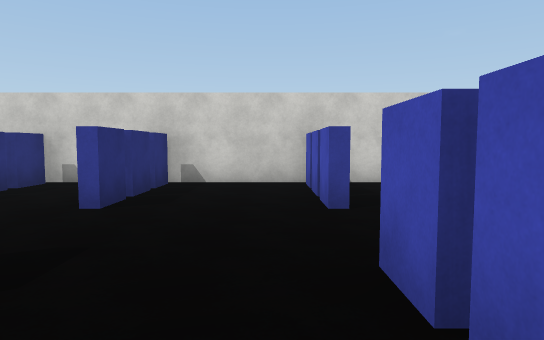
[1] (above)

24 first-person views from a walk through a scene from a Unity 3-D project. The camera is 1.5 m above the floor, tilts 4° down and sees 75° across. The floor is counted in squares, 2 m on a side. Each view is taken from the middle of a square. On the plan, view 1 faces up. The plan holds only what a view shows up to about 11 squares ahead; the rest is blank. The place goes on beyond the plan. Surface patterns are stand-ins for the level's own textures.

[2]
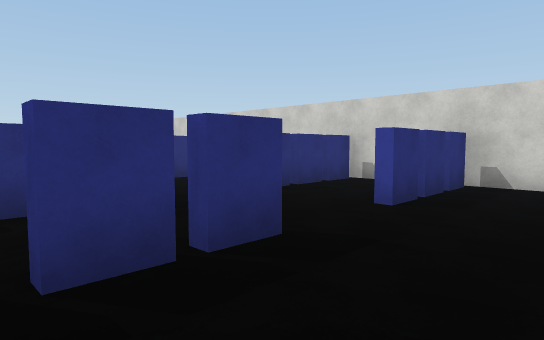

[3]
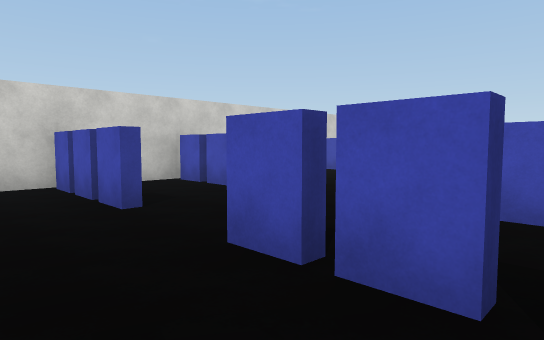

[4]
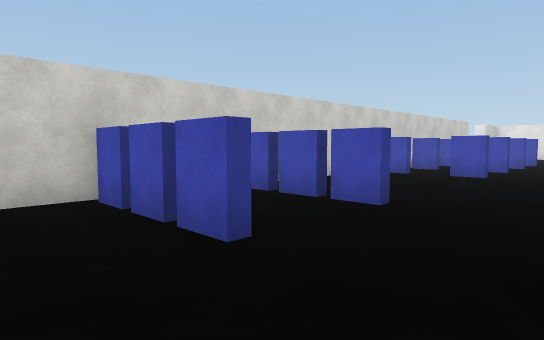

[5]
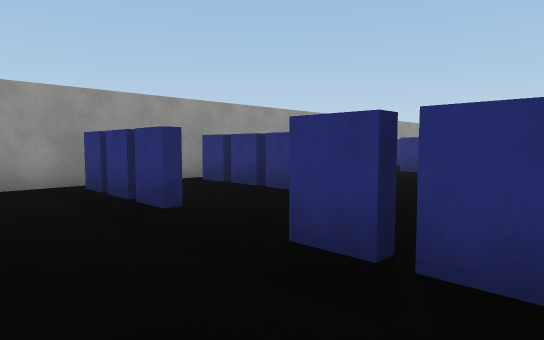

[6]
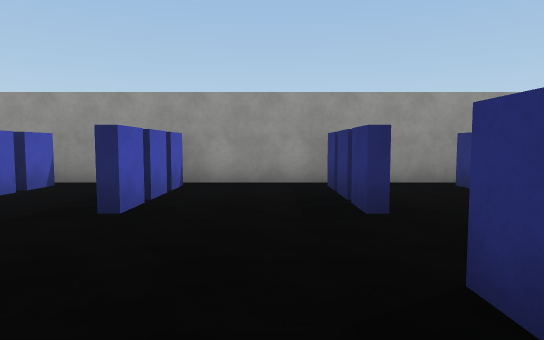

[7]
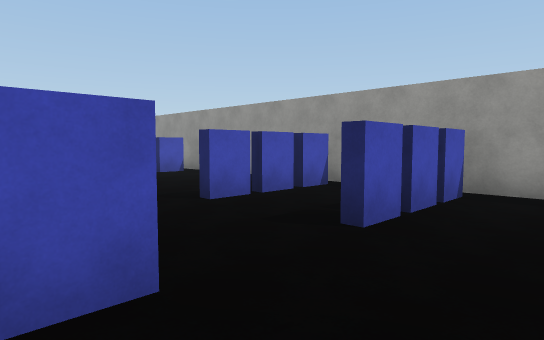

[8]
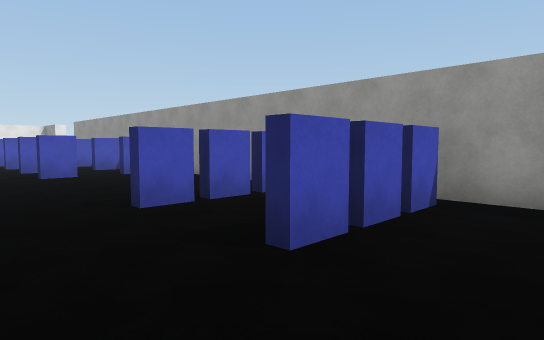

[9]
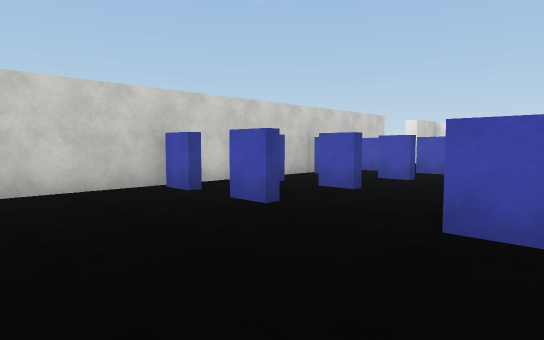

[10]
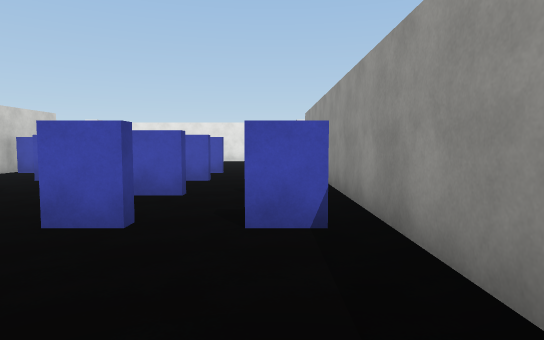

[11]
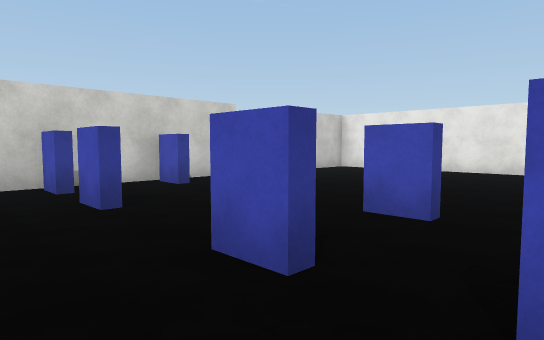

[12]
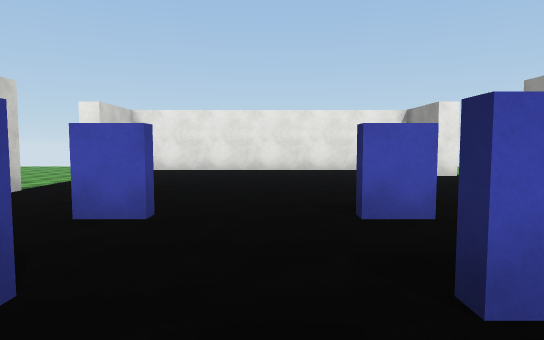

[13]
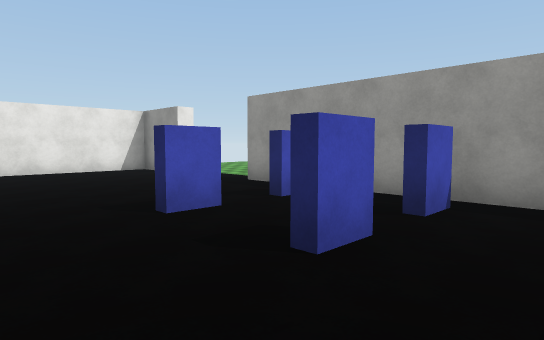

[14]
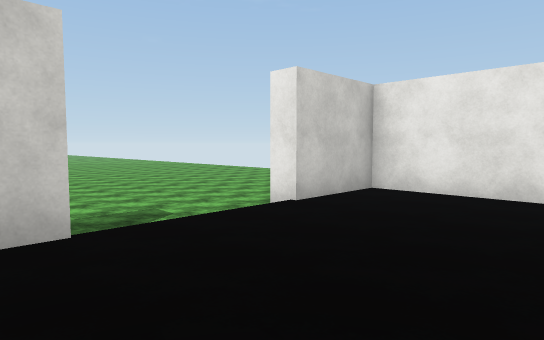

[15]
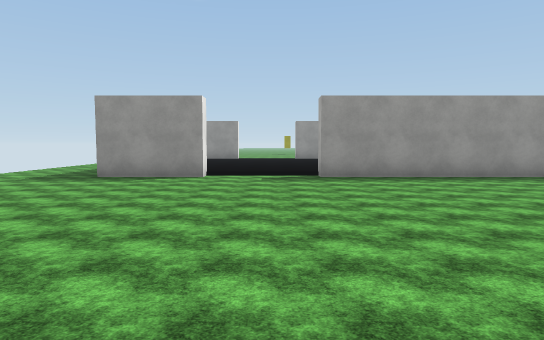

[16]
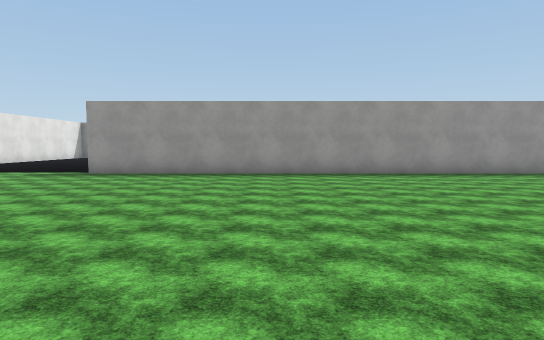

[17]
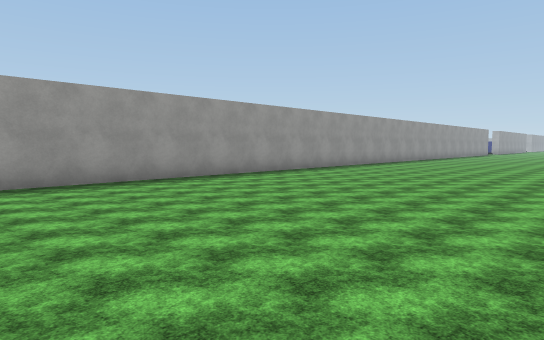

[18]
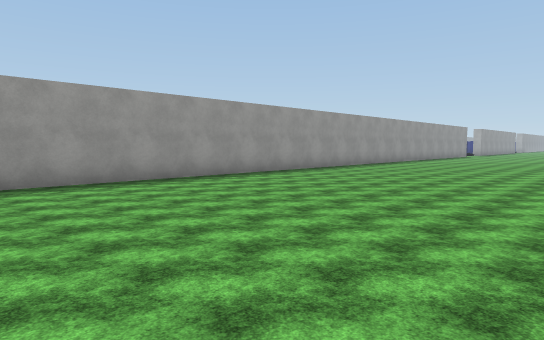

[19]
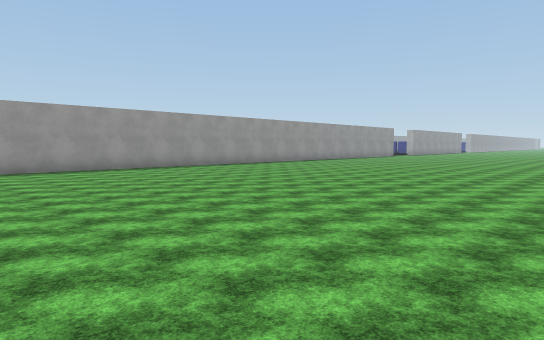

[20]
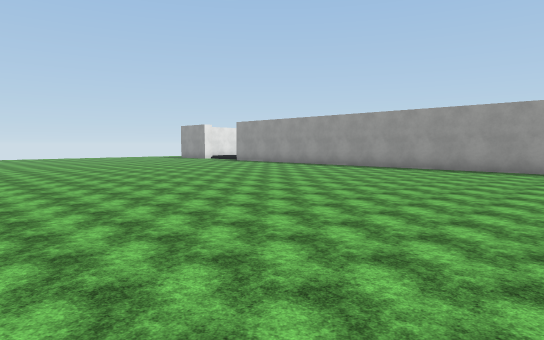

[21]
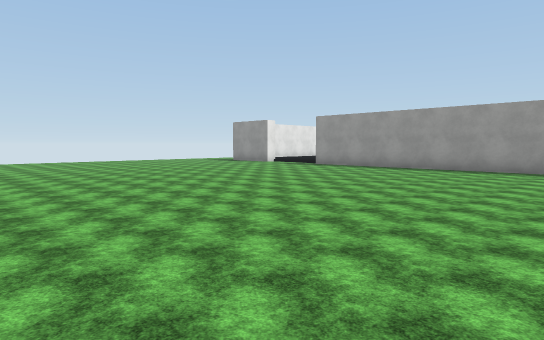

[22]
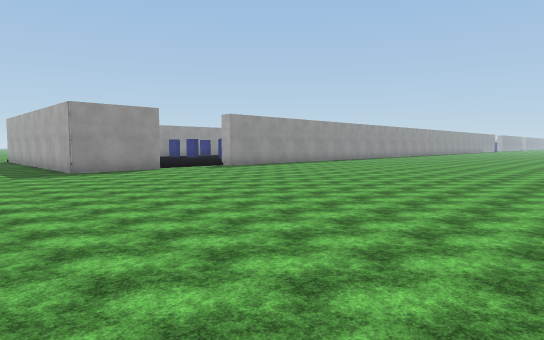

[23]
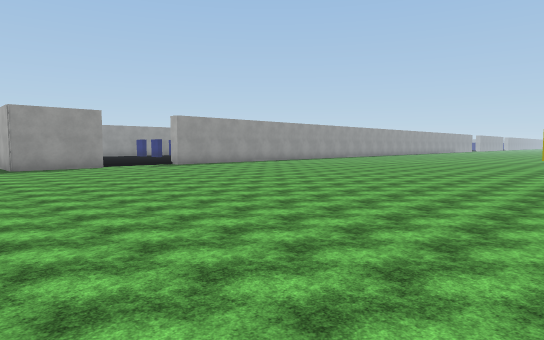

[24]
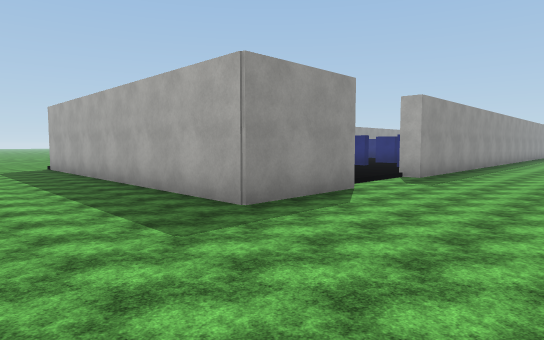

### Floor plan
Key: @ floor where view 1 was taken; # wall or solid block; x gap in a wall; . main floor; : floor 0.25 m higher than the main floor; / step, stairs or slope; O other object.
Columns run from 5 left of view 1 to 25 right of it. Each row starts with its distance up from view 1.
 20                          .....
 19     .............. ...O.......
 18 ...............................
 17 ...............................
 16 ...............................
 15 ...............................
 14 ...............................
 13 ..............................
 12 ..............................
 11 ...............................
 10 ...............................
  9  ..............................
  8   .............................
  7 ######################///###...
  6 #::x::x:x::::x:x::x:x::::::#...
  5 #::x::x:x::::#:#::#:#::::::#...
  4  ::::::::::::::::::::::::::#..
  3  ::::::::::::::::::::::::::#..
  2  #:#::#:#::::#:#::#:#::::::#..
  1  #:x::x:x::::::::::::::::::#..
  0  #:x:@x:x :::#:#::#:#::::::#.
 -1 ######################:::###.

Positions as (right, up) in squares from view 1, and headings:
1: (0, 0), facing up
2: (0, 0), facing up-left
3: (-1, 0), facing up-right
4: (-1, 2), facing up-right
5: (0, 6), facing down-left
6: (-1, 6), facing down
7: (-1, 5), facing down-right
8: (-1, 4), facing down-right
9: (5, 1), facing up-right
10: (5, 0), facing right
11: (11, 0), facing up-right
12: (11, 3), facing right
13: (11, 4), facing down-right
14: (16, 4), facing up-right
15: (18, 16), facing down
16: (12, 17), facing down
17: (10, 15), facing down-left
18: (5, 15), facing down-left
19: (3, 19), facing down-left
20: (3, 19), facing down-right
21: (8, 19), facing down-right
22: (25, 18), facing down-left
23: (24, 20), facing down-left
24: (25, 11), facing down-left
